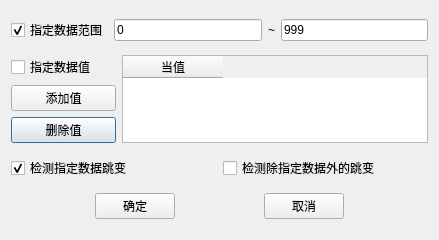
<?xml version="1.0" encoding="UTF-8"?>
<ui version="4.0">
 <class>SettingDialog</class>
 <widget class="QDialog" name="SettingDialog">
  <property name="geometry">
   <rect>
    <x>0</x>
    <y>0</y>
    <width>439</width>
    <height>240</height>
   </rect>
  </property>
  <property name="windowTitle">
   <string>Dialog</string>
  </property>
  <layout class="QGridLayout" name="gridLayout_2">
   <item row="0" column="0">
    <layout class="QHBoxLayout" name="horizontalLayout">
     <item>
      <widget class="QCheckBox" name="checkBox">
       <property name="text">
        <string>指定数据范围</string>
       </property>
       <property name="checked">
        <bool>true</bool>
       </property>
      </widget>
     </item>
     <item>
      <widget class="QLineEdit" name="lineEdit">
       <property name="text">
        <string>0</string>
       </property>
       <property name="dragEnabled">
        <bool>false</bool>
       </property>
       <property name="readOnly">
        <bool>true</bool>
       </property>
      </widget>
     </item>
     <item>
      <widget class="QLabel" name="label_2">
       <property name="text">
        <string>~</string>
       </property>
      </widget>
     </item>
     <item>
      <widget class="QLineEdit" name="lineEdit_2">
       <property name="text">
        <string>999</string>
       </property>
      </widget>
     </item>
    </layout>
   </item>
   <item row="1" column="0">
    <layout class="QGridLayout" name="gridLayout">
     <item row="2" column="0">
      <widget class="QPushButton" name="pushButton_2">
       <property name="text">
        <string>删除值</string>
       </property>
      </widget>
     </item>
     <item row="0" column="0">
      <widget class="QCheckBox" name="checkBox_2">
       <property name="text">
        <string>指定数据值</string>
       </property>
      </widget>
     </item>
     <item row="1" column="0">
      <widget class="QPushButton" name="pushButton">
       <property name="text">
        <string>添加值</string>
       </property>
      </widget>
     </item>
     <item row="0" column="1" rowspan="3">
      <widget class="QTableWidget" name="tableWidget">
       <property name="maximumSize">
        <size>
         <width>306</width>
         <height>16777215</height>
        </size>
       </property>
       <column>
        <property name="text">
         <string>当值</string>
        </property>
       </column>
      </widget>
     </item>
    </layout>
   </item>
   <item row="2" column="0">
    <layout class="QHBoxLayout" name="horizontalLayout_2">
     <item>
      <widget class="QCheckBox" name="checkBox_3">
       <property name="text">
        <string>检测指定数据跳变</string>
       </property>
       <property name="checked">
        <bool>true</bool>
       </property>
      </widget>
     </item>
     <item>
      <widget class="QCheckBox" name="checkBox_4">
       <property name="text">
        <string>检测除指定数据外的跳变</string>
       </property>
      </widget>
     </item>
    </layout>
   </item>
   <item row="3" column="0">
    <layout class="QHBoxLayout" name="horizontalLayout_3">
     <item>
      <spacer name="horizontalSpacer">
       <property name="orientation">
        <enum>Qt::Horizontal</enum>
       </property>
       <property name="sizeHint" stdset="0">
        <size>
         <width>40</width>
         <height>20</height>
        </size>
       </property>
      </spacer>
     </item>
     <item>
      <widget class="QPushButton" name="pushButton_3">
       <property name="text">
        <string>确定</string>
       </property>
      </widget>
     </item>
     <item>
      <spacer name="horizontalSpacer_2">
       <property name="orientation">
        <enum>Qt::Horizontal</enum>
       </property>
       <property name="sizeHint" stdset="0">
        <size>
         <width>40</width>
         <height>20</height>
        </size>
       </property>
      </spacer>
     </item>
     <item>
      <widget class="QPushButton" name="pushButton_4">
       <property name="text">
        <string>取消</string>
       </property>
      </widget>
     </item>
     <item>
      <spacer name="horizontalSpacer_3">
       <property name="orientation">
        <enum>Qt::Horizontal</enum>
       </property>
       <property name="sizeHint" stdset="0">
        <size>
         <width>40</width>
         <height>20</height>
        </size>
       </property>
      </spacer>
     </item>
    </layout>
   </item>
  </layout>
 </widget>
 <resources/>
 <connections/>
</ui>
